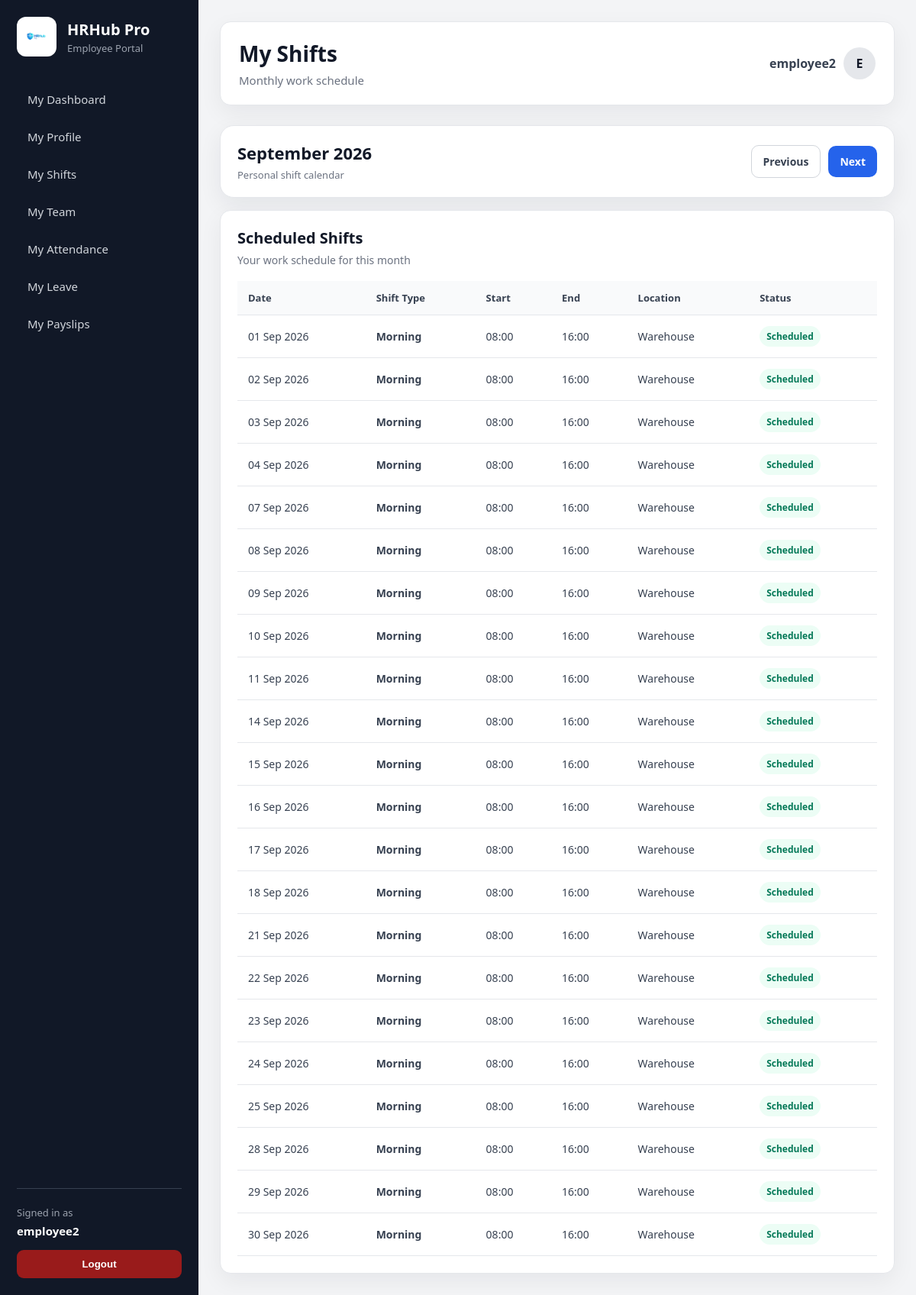
Page /my-dashboard/shifts/ (signed in) on the committed database.
### shifts/models.py (models this page shows, shortened)
class Shift(models.Model):
    SHIFT_TYPE_CHOICES = [
        ("MORNING", "Morning"),
        ("AFTERNOON", "Afternoon"),
        ("NIGHT", "Night"),
        ("CUSTOM", "Custom"),
    ]
    STATUS_CHOICES = [
        ("SCHEDULED", "Scheduled"),
        ("COMPLETED", "Completed"),
        ("CANCELLED", "Cancelled"),
    ]
    employee = models.ForeignKey(
        Employee,
        on_delete=models.CASCADE,
        related_name="shifts",
    )
    shift_type = models.CharField(
        max_length=20,
        choices=SHIFT_TYPE_CHOICES,
        default="MORNING",
    )
    shift_date = models.DateField()
    start_time = models.TimeField()
    end_time = models.TimeField()
    location = models.CharField(
        max_length = 150,
        blank=True,
        null=True,
    )
    notes = models.TextField(
        blank=True,
        null=True,
    )
    status = models.CharField(
        max_length=20,
        choices=STATUS_CHOICES,
        default="SCHEDULED",
    )
    created_at = models.DateTimeField(auto_now_add=True)
    updated_at = models.DateTimeField(auto_now=True)
    class Meta:
        ordering = ["shift_date", "start_time"]
        verbose_name = "Shift"
        verbose_name_plural = "Shifts"

### employee_portal/views.py (the view)
# urls.py: path("shifts/", views.my_shifts, name="my_shifts"),
@login_required
def my_shifts(request):
    employee = get_logged_employee(request.user)
    if not employee:
        messages.error(request, "Employee profile is not linked.")
        return redirect("role_redirect")
    today = date.today()
    selected_month = int(request.GET.get("month", today.month))
    selected_year = int(request.GET.get("year", today.year))
    if selected_month == 1:
        previous_month = 12
        previous_year = selected_year - 1
    else:
        previous_month = selected_month - 1
        previous_year = selected_year
    if selected_month == 12:
        next_month = 1
        next_year = selected_year + 1
    else:
        next_month = selected_month + 1
        next_year = selected_year
    shifts = Shift.objects.filter(
        employee=employee,
        shift_date__year=selected_year,
        shift_date__month=selected_month,
    ).exclude(
        status="CANCELLED",
    ).order_by(
        "shift_date",
        "start_time",
    )
    context = {
        "employee": employee,
        "selected_month": selected_month,
        "selected_year": selected_year,
        "month_name": month_name[selected_month],
        "previous_month": previous_month,
        "previous_year": previous_year,
        "next_month": next_month,
        "next_year": next_year,
        "shifts": shifts,
    }
    return render(request, "employee_portal/my_shifts.html", context)

### accounts/context_processors.py (called while the page is built)
def user_role_context(request):
    user_role = None
    is_admin_user = False
    is_hr_user = False
    is_manager_user = False
    is_employee_user = False
    if request.user.is_authenticated:
        profile = getattr(request.user, "profile", None)
        if request.user.is_superuser:
            user_role = "ADMIN"
            is_admin_user = True
        elif profile:
            user_role = profile.role
            is_admin_user = profile.role == "ADMIN"
            is_hr_user = profile.role == "HR"
            is_manager_user = profile.role == "MANAGER"
            is_employee_user = profile.role == "EMPLOYEE"
    return {
        "user_role": user_role,
        "is_admin_user": is_admin_user,
        "is_hr_user": is_hr_user,
        "is_manager_user": is_manager_user,
        "is_employee_user": is_employee_user,
    }

### employee_portal/views.py (called while the page is built)
def get_logged_employee(user):
    return Employee.objects.filter(user=user).first()

### templates/employee_portal/my_shifts.html (shortened to what this page needs)
{% extends 'employee_portal/base_employee.html' %}
{% block page_title %}My Shifts{% endblock %}
{% block page_subtitle %}
Monthly work schedule
{% endblock %}
{% block content %}
<section class="calendar-toolbar">
    <div>
        <h3>{{ month_name }} {{ selected_year }}</h3>
        <p>Personal shift calendar</p>
    </div>
    <div class="calendar-actions">
        <a
            href="{% url 'my_shifts' %}?month={{ previous_month }}&year={{ previous_year }}"
            class="secondary-button"
        >
            Previous
        </a>
        <a
            href="{% url 'my_shifts' %}?month={{ next_month }}&year={{ next_year }}"
            class="primary-button"
        >
            Next
        </a>
    </div>
</section>
<section class="table-card">
    <div class="table-header">
        <h3>Scheduled Shifts</h3>
        <p>Your work schedule for this month</p>
    </div>
    <table class="data-table">
        <thead>
            <tr>
                <th>Date</th>
                <th>Shift Type</th>
                <th>Start</th>
                <th>End</th>
                <th>Location</th>
                <th>Status</th>
            </tr>
        </thead>
        <tbody>
            {% for shift in shifts %}
                <tr>
                    <td>{{ shift.shift_date|date:"d M Y" }}</td>
                    <td>
                        <strong>{{ shift.get_shift_type_display }}</strong>
                    </td>
                    <td>{{ shift.start_time|time:"H:i" }}</td>
                    <td>{{ shift.end_time|time:"H:i" }}</td>
                    <td>
                        {% if shift.location %}
                            {{ shift.location }}
                        {% else %}
                            —
                        {% endif %}
                    </td>
                    <td>
                        {% if shift.status == "SCHEDULED" %}
                            <span class="badge badge-success">Scheduled</span>
                        {% elif shift.status == "COMPLETED" %}
                            <span class="badge badge-muted">Completed</span>
                        {% elif shift.status == "CANCELLED" %}
                            <span class="badge badge-danger">Cancelled</span>
                        {% else %}
                            <span class="badge badge-muted">{{ shift.get_status_display }}</span>
                        {% endif %}
                    </td>
                </tr>
            {% empty %}
                <tr>
                    <td colspan="6" class="empty-table">
                        No shifts found for this month.
                    </td>
                </tr>
            {% endfor %}
        </tbody>
    </table>
</section>
{% endblock %}

### templates/employee_portal/base_employee.html (shortened to what this page needs)
{% load static %}
<!DOCTYPE html>
<html lang="en">
<head>
    <link rel="stylesheet" href="{% static 'css/style.css' %}?v=90">
</head>
<body>
<div class="app-layout">
    <aside class="sidebar">
        <div class="sidebar-logo">
            <img
                src="{% static 'pictures/logo.png' %}"
                alt="HRHub Pro Logo"
                class="sidebar-logo-image"
            >
            <div>
                <h2>HRHub Pro</h2>
                <p>Employee Portal</p>
            </div>
        </div>
        <nav class="sidebar-nav">
            <a href="{% url 'employee_self_dashboard' %}" class="nav-link">My Dashboard</a>
            <a href="{% url 'my_profile' %}" class="nav-link">My Profile</a>
            <a href="{% url 'my_shifts' %}" class="nav-link">My Shifts</a>
            <a href="{% url 'my_shift_team' %}" class="nav-link">My Team</a>
            <a href="{% url 'my_attendance' %}" class="nav-link">My Attendance</a>
            <a href="{% url 'my_leave_list' %}" class="nav-link">My Leave</a>
            <a href="{% url 'my_payslips' %}" class="nav-link">My Payslips</a>
        </nav>
        <div class="sidebar-footer">
            <p>Signed in as</p>
            <strong>{{ request.user.username }}</strong>
            <form method="post" action="{% url 'logout' %}">
                <button type="submit" class="logout-button">Logout</button>
            </form>
        </div>
    </aside>
    <main class="main-content">
        <header class="topbar">
            <div>
                <h1>{% block page_title %}My Dashboard{% endblock %}</h1>
                <p>{% block page_subtitle %}Employee self-service{% endblock %}</p>
            </div>
            <div class="topbar-user">
                <span>{{ request.user.username }}</span>
                <div class="user-avatar">
                    {{ request.user.username|slice:":1"|upper }}
                </div>
            </div>
        </header>
        {% block content %}
        {% endblock %}
    </main>
</div>
</body>
</html>

### static/css/style.css (style rules this page uses)
* { margin: 0; padding: 0; box-sizing: border-box; }
:root { --sidebar-bg: #111827; --sidebar-hover: #1f2937; --page-bg: #f3f4f6; --card-bg: #ffffff; --border-color: #e5e7eb; --text-main: #111827; --text-muted: #6b7280; --primary: #2563eb; --primary-dark: #1d4ed8; --success: #059669; --danger: #dc2626; --warning: #d97706; --shadow-soft: 0 10px 30px rgba(17, 24, 39, 0.06); }
body { font-family: "Segoe UI", Arial, Helvetica, sans-serif; background: var(--page-bg); color: var(--text-main); }
.app-layout { display: flex; min-height: 100vh; }
.sidebar { width: 260px; background: var(--sidebar-bg); color: #ffffff; display: flex; flex-direction: column; padding: 22px; }
.sidebar-logo { display: flex; align-items: center; gap: 14px; margin-bottom: 34px; }
.sidebar-logo-image { width: 52px; height: 52px; border-radius: 12px; object-fit: contain; background: #ffffff; padding: 5px; }
.sidebar-logo h2 { font-size: 20px; font-weight: 700; color: #ffffff; }
.sidebar-logo p { color: #9ca3af; font-size: 13px; margin-top: 2px; }
.sidebar-nav { display: flex; flex-direction: column; gap: 5px; }
.nav-link { color: #d1d5db; text-decoration: none; padding: 12px 14px; border-radius: 9px; font-size: 15px; transition: 0.2s ease; }
.sidebar-footer { margin-top: auto; padding-top: 22px; border-top: 1px solid #374151; }
.sidebar-footer p { color: #9ca3af; font-size: 13px; margin-bottom: 4px; }
.sidebar-footer strong { color: #ffffff; font-size: 15px; }
.logout-button { width: 100%; margin-top: 14px; padding: 11px; border: none; border-radius: 9px; background: #991b1b; color: #ffffff; font-weight: 700; cursor: pointer; }
.main-content { flex: 1; padding: 28px; background: var(--page-bg); }
.topbar { background: var(--card-bg); border-radius: 14px; padding: 22px 24px; box-shadow: var(--shadow-soft); border: 1px solid var(--border-color); display: flex; justify-content: space-between; align-items: center; margin-bottom: 26px; }
.topbar h1 { font-size: 28px; color: var(--text-main); margin-bottom: 6px; font-weight: 700; }
.topbar p { color: var(--text-muted); font-size: 15px; }
.topbar-user { display: flex; align-items: center; gap: 12px; color: #374151; font-weight: 600; }
.user-avatar { width: 42px; height: 42px; border-radius: 50%; background: #e5e7eb; color: #111827; display: flex; align-items: center; justify-content: center; font-weight: 700; }
.search-form button, .primary-button, .secondary-button, .danger-button { display: inline-flex; align-items: center; justify-content: center; padding: 11px 15px; border-radius: 10px; font-size: 14px; font-weight: 700; text-decoration: none; border: none; cursor: pointer; }
.search-form button, .primary-button { background: var(--primary); color: #ffffff; }
.secondary-button { background: #ffffff; color: #374151; border: 1px solid #d1d5db; }
.table-card { background: var(--card-bg); border-radius: 14px; padding: 22px; box-shadow: var(--shadow-soft); border: 1px solid var(--border-color); }
.table-header { margin-bottom: 18px; }
.table-header h3 { font-size: 20px; margin-bottom: 6px; color: var(--text-main); }
.table-header p { color: var(--text-muted); font-size: 14px; }
.data-table { width: 100%; border-collapse: collapse; }
.data-table th { background: #f9fafb; text-align: left; padding: 13px 14px; color: #374151; font-size: 13px; border-bottom: 1px solid var(--border-color); }
.data-table td { padding: 14px; border-bottom: 1px solid var(--border-color); color: #374151; font-size: 14px; }
.badge { display: inline-flex; align-items: center; padding: 5px 9px; border-radius: 999px; font-size: 12px; font-weight: 700; }
.badge-success { background: #ecfdf5; color: #047857; }
.calendar-toolbar { background: #ffffff; border: 1px solid #e5e7eb; border-radius: 18px; padding: 20px 22px; margin-bottom: 16px; display: flex; justify-content: space-between; gap: 18px; align-items: center; box-shadow: 0 10px 30px rgba(15, 23, 42, 0.07); }
.calendar-toolbar h3 { margin: 0; color: #111827; font-size: 22px; }
.calendar-toolbar p { margin: 5px 0 0; color: #6b7280; font-size: 13px; }
.calendar-actions, .page-action-buttons { display: flex; gap: 10px; align-items: center; }
.topbar-user { display: flex; align-items: center; gap: 10px; }

### rows in the picture
Shift: shift_date "01 Sep 2026", shift_type "Morning", start_time "08:00", end_time "16:00", location "Warehouse", status "Scheduled"
Shift: shift_date "02 Sep 2026", shift_type "Morning", start_time "08:00", end_time "16:00", location "Warehouse", status "Scheduled"
Shift: shift_date "03 Sep 2026", shift_type "Morning", start_time "08:00", end_time "16:00", location "Warehouse", status "Scheduled"
Shift: shift_date "04 Sep 2026", shift_type "Morning", start_time "08:00", end_time "16:00", location "Warehouse", status "Scheduled"
Shift: shift_date "07 Sep 2026", shift_type "Morning", start_time "08:00", end_time "16:00", location "Warehouse", status "Scheduled"
Shift: shift_date "08 Sep 2026", shift_type "Morning", start_time "08:00", end_time "16:00", location "Warehouse", status "Scheduled"
Shift: shift_date "09 Sep 2026", shift_type "Morning", start_time "08:00", end_time "16:00", location "Warehouse", status "Scheduled"
Shift: shift_date "10 Sep 2026", shift_type "Morning", start_time "08:00", end_time "16:00", location "Warehouse", status "Scheduled"
Shift: shift_date "11 Sep 2026", shift_type "Morning", start_time "08:00", end_time "16:00", location "Warehouse", status "Scheduled"
Shift: shift_date "14 Sep 2026", shift_type "Morning", start_time "08:00", end_time "16:00", location "Warehouse", status "Scheduled"
Shift: shift_date "15 Sep 2026", shift_type "Morning", start_time "08:00", end_time "16:00", location "Warehouse", status "Scheduled"
Shift: shift_date "16 Sep 2026", shift_type "Morning", start_time "08:00", end_time "16:00", location "Warehouse", status "Scheduled"
Shift: shift_date "17 Sep 2026", shift_type "Morning", start_time "08:00", end_time "16:00", location "Warehouse", status "Scheduled"
Shift: shift_date "18 Sep 2026", shift_type "Morning", start_time "08:00", end_time "16:00", location "Warehouse", status "Scheduled"
Shift: shift_date "21 Sep 2026", shift_type "Morning", start_time "08:00", end_time "16:00", location "Warehouse", status "Scheduled"
Shift: shift_date "22 Sep 2026", shift_type "Morning", start_time "08:00", end_time "16:00", location "Warehouse", status "Scheduled"
Shift: shift_date "23 Sep 2026", shift_type "Morning", start_time "08:00", end_time "16:00", location "Warehouse", status "Scheduled"
Shift: shift_date "24 Sep 2026", shift_type "Morning", start_time "08:00", end_time "16:00", location "Warehouse", status "Scheduled"
Shift: shift_date "25 Sep 2026", shift_type "Morning", start_time "08:00", end_time "16:00", location "Warehouse", status "Scheduled"
Shift: shift_date "28 Sep 2026", shift_type "Morning", start_time "08:00", end_time "16:00", location "Warehouse", status "Scheduled"
Shift: shift_date "29 Sep 2026", shift_type "Morning", start_time "08:00", end_time "16:00", location "Warehouse", status "Scheduled"
Shift: shift_date "30 Sep 2026", shift_type "Morning", start_time "08:00", end_time "16:00", location "Warehouse", status "Scheduled"

### other values in the picture
{{ request.user.username }} "employee2"
{{ request.user.username|slice:":1"|upper }} "E"
{{ month_name }} "September"
{{ selected_year }} "2026"
